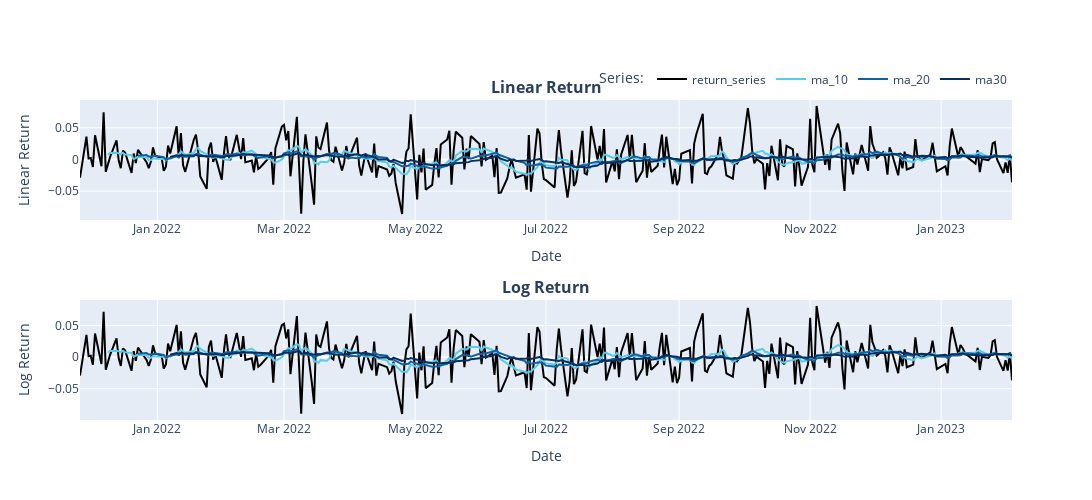

Source (notebook cell):
### Markdown cell above
## 7. Plot the linear return against the log-return time series

### Code cell
# plot
linear_log_return_and_ma_plot = make_subplots(rows=2, cols=1, subplot_titles= ['<b>Linear Return</b>', '<b>Log Return</b>'])
add_series_to_plot( linear_log_return_and_ma_plot, 1, 1, 'Linear Return', 'Date', 'Linear Return', False, dates, return_series = linear_r, ma_10 = linear_r_ma_10, ma_20 = linear_r_ma_20, ma30 = linear_r_ma_30 )
add_series_to_plot( linear_log_return_and_ma_plot, 2, 1, 'Log Return', 'Date', 'Log Return', True, dates, return_series = log_r, ma_10 = log_r_ma_10, ma_20 = log_r_ma_20, ma30 = log_r_ma_30 )
linear_log_return_and_ma_plot.update_layout(height = 500, width = 1300)
linear_log_return_and_ma_plot.show()
linear_log_return_and_ma_plot.write_image("images/fig_3_return_series_with_moving_averages.png")

### Figure 1 — Plotly figure (JSON) as saved in the notebook; plotly's stock layout.template omitted (floating-point values rounded to 4 significant figures; data arrays with more than 128 entries replaced by an {"elided": "..."} marker saying what was removed)
{"data": [{"line": {"color": "#000000"}, "mode": "lines", "name": "return_series", "showlegend": false, "type": "scatter", "x": {"elided": "299 str values"}, "xaxis": "x", "y": {"elided": "299 float values"}, "yaxis": "y"}, {"line": {"color": "#58CCED"}, "mode": "lines", "name": "ma_10", "showlegend": false, "type": "scatter", "x": {"elided": "290 str values"}, "xaxis": "x", "y": {"elided": "290 float values"}, "yaxis": "y"}, {"line": {"color": "#1261A0"}, "mode": "lines", "name": "ma_20", "showlegend": false, "type": "scatter", "x": {"elided": "280 str values"}, "xaxis": "x", "y": {"elided": "280 float values"}, "yaxis": "y"}, {"line": {"color": "#072F5F"}, "mode": "lines", "name": "ma30", "showlegend": false, "type": "scatter", "x": {"elided": "270 str values"}, "xaxis": "x", "y": {"elided": "270 float values"}, "yaxis": "y"}, {"line": {"color": "#000000"}, "mode": "lines", "name": "return_series", "showlegend": true, "type": "scatter", "x": {"elided": "299 str values"}, "xaxis": "x2", "y": {"elided": "299 float values"}, "yaxis": "y2"}, {"line": {"color": "#58CCED"}, "mode": "lines", "name": "ma_10", "showlegend": true, "type": "scatter", "x": {"elided": "290 str values"}, "xaxis": "x2", "y": {"elided": "290 float values"}, "yaxis": "y2"}, {"line": {"color": "#1261A0"}, "mode": "lines", "name": "ma_20", "showlegend": true, "type": "scatter", "x": {"elided": "280 str values"}, "xaxis": "x2", "y": {"elided": "280 float values"}, "yaxis": "y2"}, {"line": {"color": "#072F5F"}, "mode": "lines", "name": "ma30", "showlegend": true, "type": "scatter", "x": {"elided": "270 str values"}, "xaxis": "x2", "y": {"elided": "270 float values"}, "yaxis": "y2"}], "layout": {"annotations": [{"font": {"size": 16}, "showarrow": false, "text": "<b>Linear Return</b>", "x": 0.5, "xanchor": "center", "xref": "paper", "y": 1, "yanchor": "bottom", "yref": "paper"}, {"font": {"size": 16}, "showarrow": false, "text": "<b>Log Return</b>", "x": 0.5, "xanchor": "center", "xref": "paper", "y": 0.375, "yanchor": "bottom", "yref": "paper"}], "height": 500, "legend": {"orientation": "h", "title": {"text": "Series:"}, "x": 1, "xanchor": "right", "y": 1.02, "yanchor": "bottom"}, "showlegend": true, "width": 1300, "xaxis": {"anchor": "y", "domain": [0, 1], "title": {"text": "Date"}}, "xaxis2": {"anchor": "y2", "domain": [0, 1], "title": {"text": "Date"}}, "yaxis": {"anchor": "x", "domain": [0.625, 1], "title": {"text": "Linear Return"}}, "yaxis2": {"anchor": "x2", "domain": [0, 0.375], "title": {"text": "Log Return"}}}}
